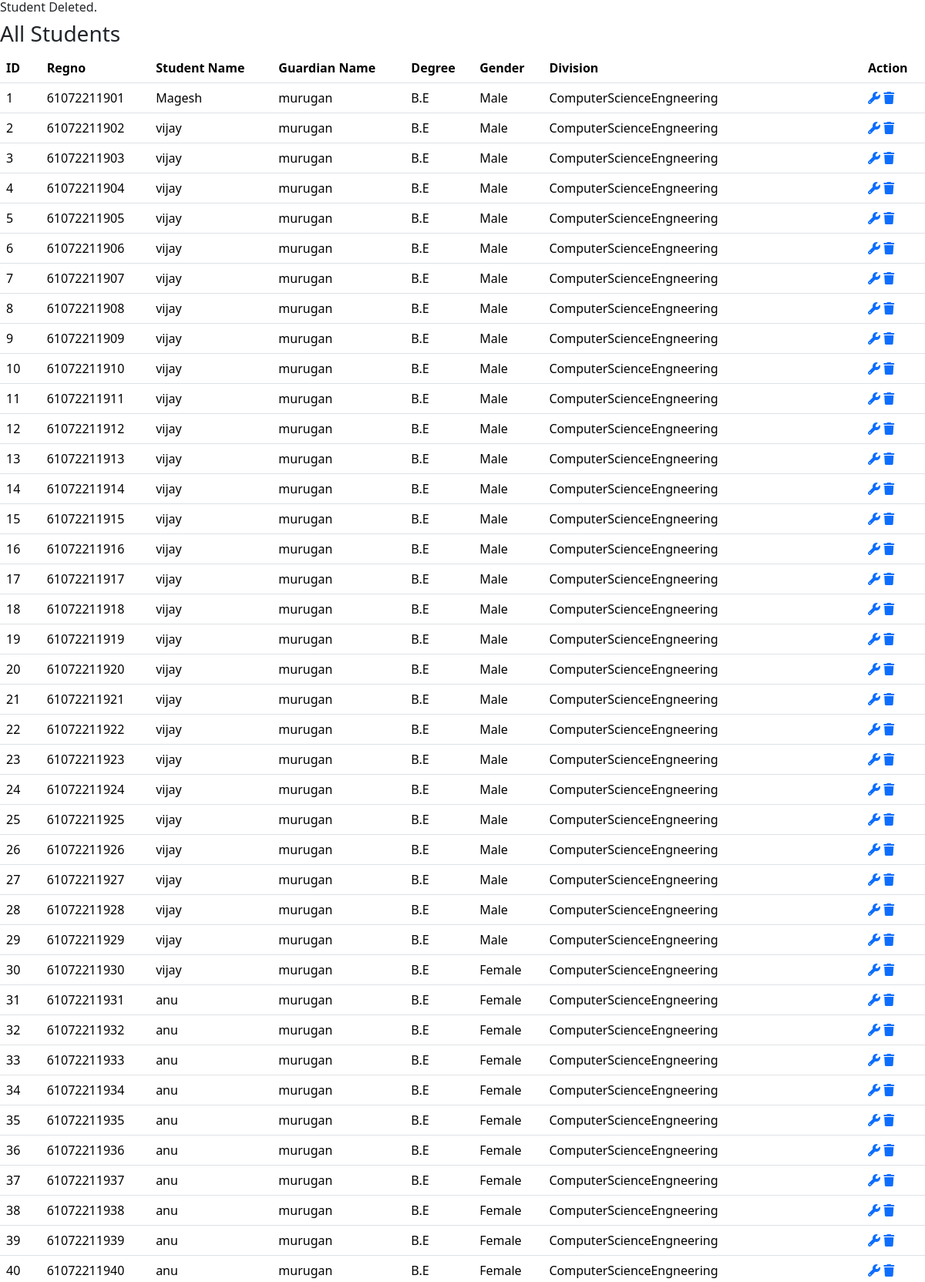
Page /Student/admin/student.php?a=edit&did=1 (signed in, upper part) on the committed database.
### tables this page shows
CREATE TABLE `student` (
  `id` int(100) NOT NULL,
  `regno` varchar(100) NOT NULL,
  `tcno` int(200) NOT NULL,
  `sname` varchar(200) NOT NULL,
  `gname` varchar(200) NOT NULL,
  `contact` varchar(50) NOT NULL,
  `address` varchar(2000) NOT NULL,
  `community` varchar(500) NOT NULL DEFAULT 'REFER COMMUNITY CERTIFICATE ISSUED BY REVENUE AUTHORITIES',
  `cast` varchar(100) NOT NULL,
  `dob` date NOT NULL,
  `class` varchar(10) NOT NULL,
  `shift` varchar(100) NOT NULL,
  `grad` varchar(200) NOT NULL,
  `gender` varchar(10) NOT NULL,
  `blgroup` varchar(5) NOT NULL,
  `division` varchar(50) NOT NULL,
  `religion` varchar(50) NOT NULL,
  `doa` date NOT NULL,
  `college` varchar(200) NOT NULL DEFAULT 'GOVERNMENT COLLEGE OF ENGINEERING BARGUR,KRISHNAGIRI',
  `nation` varchar(50) NOT NULL DEFAULT 'INDIAN',
  `lastyear` varchar(100) NOT NULL,
  `highclass` varchar(500) NOT NULL DEFAULT 'Refer Mark Sheets',
  `fees` varchar(50) NOT NULL,
  `scholarship` varchar(50) NOT NULL,
  `medical` varchar(50) NOT NULL,
  `medium` varchar(50) NOT NULL DEFAULT 'English',
  `lid` date DEFAULT NULL,
  `tcapply` date DEFAULT NULL,
  `tcd` date DEFAULT NULL,
  `conduct` varchar(100) NOT NULL,
  `acdyear` varchar(200) NOT NULL,
  `leaveyear` varchar(200) DEFAULT NULL,
  `tc_generated` tinyint(1) DEFAULT 0,
  `admno` varchar(200) NOT NULL,
  `addept` varchar(200) NOT NULL,
  `adyear` varchar(200) NOT NULL,
  `tcyear` varchar(200) NOT NULL,
  `status` varchar(200) NOT NULL DEFAULT 'none',
  `lyear` varchar(50) NOT NULL
);

### Student/admin/student.php (the view, shortened to what this page needs)
<?php
$cn = mysqli_connect("localhost", "root", "1711104@gceb!!", "db_admission");
if(isset($_GET['did']))
        {
        print '<h6 class= "successMessage">Student Deleted.</h6>';
        }
$sql = "SELECT * FROM student";
$table = mysqli_query($cn, $sql);
?>
<!doctype html>
<html lang="en">
<head>
    <link rel="stylesheet" href="https://cdn.jsdelivr.net/npm/bootstrap@5.3.3/dist/css/bootstrap.min.css">
    <link rel="stylesheet" href="https://cdnjs.cloudflare.com/ajax/libs/font-awesome/6.0.0-beta3/css/all.min.css">
</head>
<body>
    <div class="section-title">
        <h3>All Students</h3>
    </div>
    <?php
    if ($table && mysqli_num_rows($table) > 0) {
        echo '<table class="table">';
        echo '<tr><th>ID</th><th>Regno</th><th>Student Name</th><th>Guardian Name</th><th>Degree</th><th>Gender</th><th>Division</th><th>Action</th></tr>';
        while ($row = mysqli_fetch_assoc($table)) {
            echo '<tr>';
            echo '<td>' . htmlentities($row["id"]) . '</td>';
            echo '<td>' . htmlentities($row["regno"]) . '</td>';
            echo '<td>' . htmlentities($row["sname"]) . '</td>';
            echo '<td>' . htmlentities($row["gname"]) . '</td>';
            echo '<td>' . htmlentities($row["grad"]) . '</td>';
            echo '<td>' . htmlentities($row["gender"]) . '</td>';
            echo '<td>' . htmlentities($row["division"]) . '</td>';
            print '<td> <a class= "action-e" href= "?a=edit&eid='.$row["id"].'"><i class="fa fa-wrench" title="Update"></i></a>
					<a class= "action-d" href= "?a='.$_GET['a'].'&did='.$row['id'].'"><i class="fa fa-trash" title="Delete"></i></a></td>';
					print '</tr>';
        }
        echo '</table>';
    } else {
        echo '<p style="font-size:25px;font-family:times-new-roman;text-align:center;">No transferred students found.</p>';
    }
    ?>
</body>
</html>

### rows in the picture
student: id "1", regno "61072211901", sname "Magesh", gname "murugan", grad "B.E", gender "Male", division "ComputerScienceEngneering"
student: id "2", regno "61072211902", sname "vijay", gname "murugan", grad "B.E", gender "Male", division "ComputerScienceEngneering"
student: id "3", regno "61072211903", sname "vijay", gname "murugan", grad "B.E", gender "Male", division "ComputerScienceEngneering"
student: id "4", regno "61072211904", sname "vijay", gname "murugan", grad "B.E", gender "Male", division "ComputerScienceEngneering"
student: id "5", regno "61072211905", sname "vijay", gname "murugan", grad "B.E", gender "Male", division "ComputerScienceEngneering"
student: id "6", regno "61072211906", sname "vijay", gname "murugan", grad "B.E", gender "Male", division "ComputerScienceEngneering"
student: id "7", regno "61072211907", sname "vijay", gname "murugan", grad "B.E", gender "Male", division "ComputerScienceEngneering"
student: id "8", regno "61072211908", sname "vijay", gname "murugan", grad "B.E", gender "Male", division "ComputerScienceEngneering"
student: id "9", regno "61072211909", sname "vijay", gname "murugan", grad "B.E", gender "Male", division "ComputerScienceEngneering"
student: id "10", regno "61072211910", sname "vijay", gname "murugan", grad "B.E", gender "Male", division "ComputerScienceEngneering"
student: id "11", regno "61072211911", sname "vijay", gname "murugan", grad "B.E", gender "Male", division "ComputerScienceEngneering"
student: id "12", regno "61072211912", sname "vijay", gname "murugan", grad "B.E", gender "Male", division "ComputerScienceEngneering"
student: id "13", regno "61072211913", sname "vijay", gname "murugan", grad "B.E", gender "Male", division "ComputerScienceEngneering"
student: id "14", regno "61072211914", sname "vijay", gname "murugan", grad "B.E", gender "Male", division "ComputerScienceEngneering"
student: id "15", regno "61072211915", sname "vijay", gname "murugan", grad "B.E", gender "Male", division "ComputerScienceEngneering"
student: id "16", regno "61072211916", sname "vijay", gname "murugan", grad "B.E", gender "Male", division "ComputerScienceEngneering"
student: id "17", regno "61072211917", sname "vijay", gname "murugan", grad "B.E", gender "Male", division "ComputerScienceEngneering"
student: id "18", regno "61072211918", sname "vijay", gname "murugan", grad "B.E", gender "Male", division "ComputerScienceEngneering"
student: id "19", regno "61072211919", sname "vijay", gname "murugan", grad "B.E", gender "Male", division "ComputerScienceEngneering"
student: id "20", regno "61072211920", sname "vijay", gname "murugan", grad "B.E", gender "Male", division "ComputerScienceEngneering"
student: id "21", regno "61072211921", sname "vijay", gname "murugan", grad "B.E", gender "Male", division "ComputerScienceEngneering"
student: id "22", regno "61072211922", sname "vijay", gname "murugan", grad "B.E", gender "Male", division "ComputerScienceEngneering"
student: id "23", regno "61072211923", sname "vijay", gname "murugan", grad "B.E", gender "Male", division "ComputerScienceEngneering"
student: id "24", regno "61072211924", sname "vijay", gname "murugan", grad "B.E", gender "Male", division "ComputerScienceEngneering"
student: id "25", regno "61072211925", sname "vijay", gname "murugan", grad "B.E", gender "Male", division "ComputerScienceEngneering"
student: id "26", regno "61072211926", sname "vijay", gname "murugan", grad "B.E", gender "Male", division "ComputerScienceEngneering"
student: id "27", regno "61072211927", sname "vijay", gname "murugan", grad "B.E", gender "Male", division "ComputerScienceEngneering"
student: id "28", regno "61072211928", sname "vijay", gname "murugan", grad "B.E", gender "Male", division "ComputerScienceEngneering"
student: id "29", regno "61072211929", sname "vijay", gname "murugan", grad "B.E", gender "Male", division "ComputerScienceEngneering"
student: id "30", regno "61072211930", sname "vijay", gname "murugan", grad "B.E", gender "Female", division "ComputerScienceEngneering"
student: id "31", regno "61072211931", sname "anu", gname "murugan", grad "B.E", gender "Female", division "ComputerScienceEngneering"
student: id "32", regno "61072211932", sname "anu", gname "murugan", grad "B.E", gender "Female", division "ComputerScienceEngneering"
student: id "33", regno "61072211933", sname "anu", gname "murugan", grad "B.E", gender "Female", division "ComputerScienceEngneering"
student: id "34", regno "61072211934", sname "anu", gname "murugan", grad "B.E", gender "Female", division "ComputerScienceEngneering"
student: id "35", regno "61072211935", sname "anu", gname "murugan", grad "B.E", gender "Female", division "ComputerScienceEngneering"
student: id "36", regno "61072211936", sname "anu", gname "murugan", grad "B.E", gender "Female", division "ComputerScienceEngneering"
student: id "37", regno "61072211937", sname "anu", gname "murugan", grad "B.E", gender "Female", division "ComputerScienceEngneering"
student: id "38", regno "61072211938", sname "anu", gname "murugan", grad "B.E", gender "Female", division "ComputerScienceEngneering"
student: id "39", regno "61072211939", sname "anu", gname "murugan", grad "B.E", gender "Female", division "ComputerScienceEngneering"
student: id "40", regno "61072211940", sname "anu", gname "murugan", grad "B.E", gender "Female", division "ComputerScienceEngneering"
